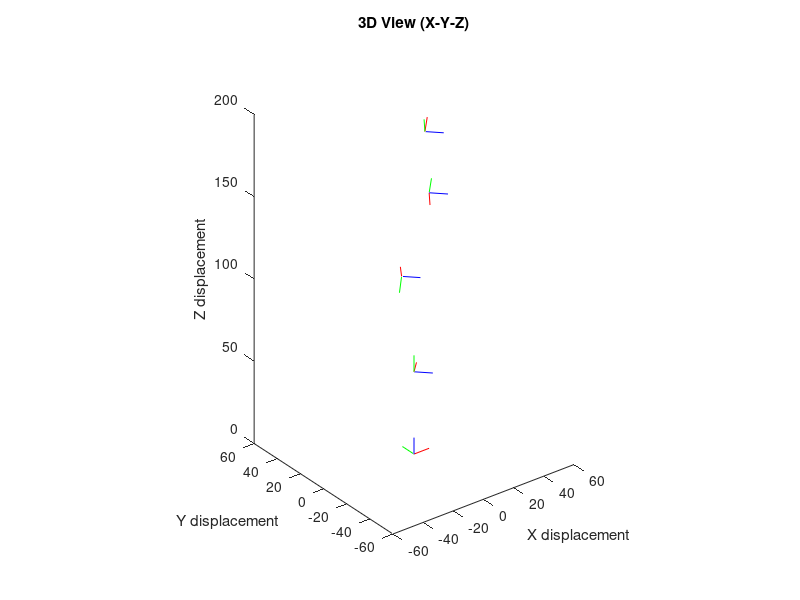

The MATLAB source for this figure:
function ForwardKinematics()
clf
[x,y,z,~] = forwardkinematics(deg2rad(45),deg2rad(120),deg2rad(-100),deg2rad(-90));
    
display(x)
display(y)
display(z)

end

%*********DH PARAMETERS*********%
function frame1_T_frame2 = DH_params(theta,d,a,alpha)
% Computes the transformation matrix
% based on DH parameters
% Label coordinate frames as so:
% Z axis is the axis of rotation or prismatics actuation
% X axis is 

% A = Rz(theta)*Tz(d)*Tx(a)*Rx(alpha)

frame1_T_frame2 = [cos(theta) -sin(theta)*cos(alpha)  sin(theta)*sin(alpha) a*cos(theta);
                   sin(theta)  cos(theta)*cos(alpha) -cos(theta)*sin(alpha) a*sin(theta);
                   0           sin(alpha)             cos(alpha)            d;
                   0           0                      0                     1];

end

%*********FORWARD KINEMATICS*******%
function [x,y,z,a] = forwardkinematics(q0,q1,q2,q3)
    
    %The arm lengths
    lo = 50;
    l1 = 100;
    l2 = 100;
    l3 = 50;
    
    a_ = 0;
    
    %Compute Homogeneous Transformations
    Base_T_j0 = DH_params(q0,lo,a_,pi/2);

    j0_T_j1 = DH_params(q1,0,l1,0);

    j1_T_j2 = DH_params(q2,0,l2,0);
    
    j2_T_end = DH_params(q3,0,l3,0);

    Base_T_end = Base_T_j0 * j0_T_j1 * j1_T_j2 * j2_T_end;

    %Plot
    figure(1)
 
    ax = 10;
    plotcoord3(eye(4),ax,'r','g','b');
    plotcoord3(Base_T_j0,ax,'r','g','b');
        view(3)
    daspect([1 1 1])
    plotcoord3(Base_T_j0*j0_T_j1,ax,'r','g','b');
        view(3)
    daspect([1 1 1])
    plotcoord3(Base_T_j0*j0_T_j1*j1_T_j2,ax,'r','g','b');
        view(3)
    daspect([1 1 1])
    plotcoord3(Base_T_end,ax,'r','g','b');
    
    title('3D View (X-Y-Z)'), xlabel('X displacement')
    ylabel('Y displacement'), zlabel('Z displacement')
    view(3)
    daspect([1 1 1])
    
    %Compute Forward Kinematics:
    x = Base_T_end(1,4);
    y = Base_T_end(2,4);
    z = Base_T_end(3,4);
    a = 1;

end

%3D plot coordinate system function
function plotcoord3(transform,axis_length,X_colour,Y_colour,Z_colour)
    %Axis Lengths of the axes on the robot coordinate frame
    px = [axis_length; 0; 0; 1]; py = [0; axis_length; 0; 1]; pz = [0; 0; axis_length; 1];
    %Homogeneous transform of the axes
    x = transform(1,4); y = transform(2,4); z = transform(3,4);
    %Computed points of axes:
    px_point = transform*px;
    py_point = transform*py;
    pz_point = transform*pz;
    disp(transform)
    %X axis
    plot3([x; px_point(1)], [y; px_point(2)], [z; px_point(3)], X_colour)
    hold on 
    %Y axis
    plot3([x; py_point(1)], [y; py_point(2)], [z; py_point(3)], Y_colour)
    hold on  
    %Z axis
    plot3([x; pz_point(1)], [y; pz_point(2)], [z; pz_point(3)], Z_colour)
    hold on  
end
